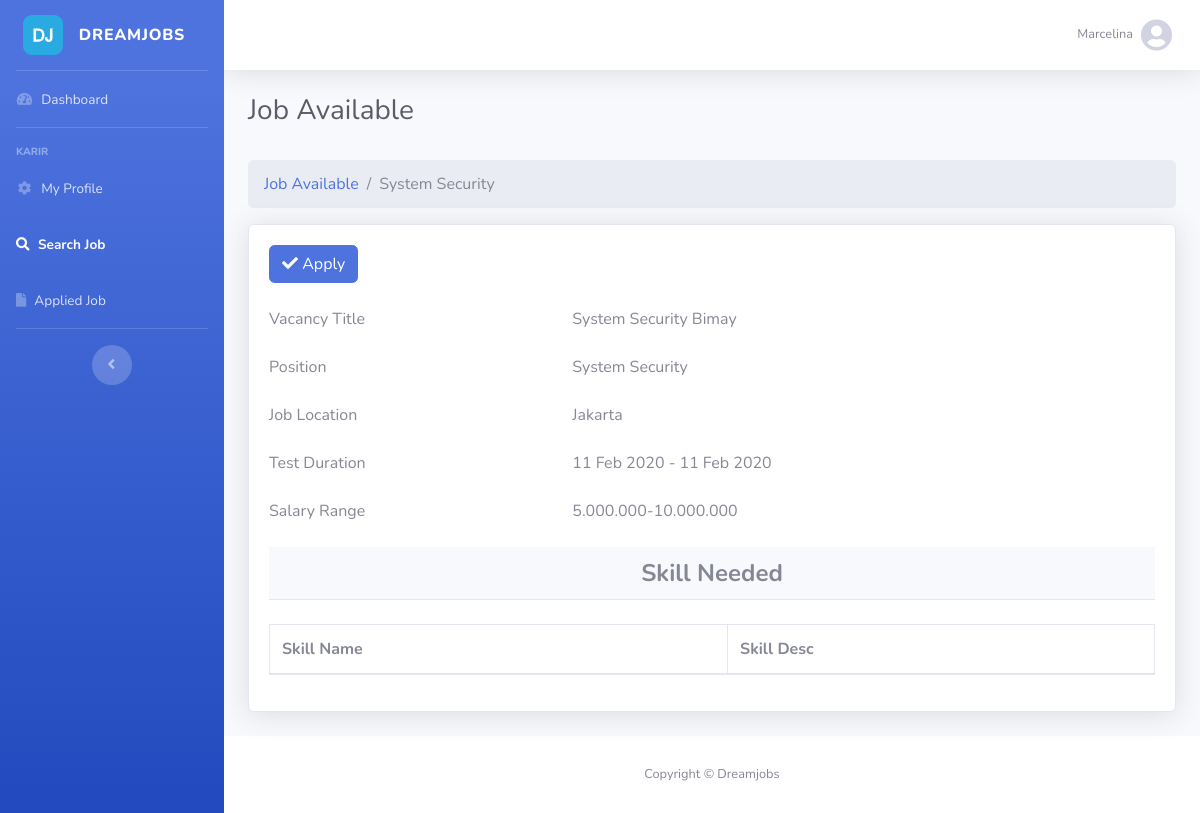
/UViewDetailJob.php?id=VAC000 (signed in), run on the app's committed database.
### tables this page shows
CREATE TABLE `trapplicantform` (
  `ApplicantFormId` varchar(15) NOT NULL,
  `UserID` varchar(15) DEFAULT NULL,
  `ApplicantDOB` date DEFAULT NULL,
  `ApplicantGender` varchar(10) DEFAULT NULL,
  `ApplicantAddress` varchar(255) DEFAULT NULL,
  `ApplicantPhone` varchar(55) DEFAULT NULL,
  `ApplicantIdentityNo` varchar(50) DEFAULT NULL,
  `EducationTypeID` int(11) DEFAULT NULL,
  `LastEducationName` varchar(255) DEFAULT NULL,
  `LastEducationMajor` varchar(255) DEFAULT NULL,
  `SalaryRangeID` int(11) DEFAULT NULL,
  `CreatedDate` date DEFAULT NULL,
  `UpdatedDate` date DEFAULT NULL
);

CREATE TABLE `msposition` (
  `PositionID` varchar(15) NOT NULL,
  `PositionName` varchar(255) DEFAULT NULL,
  `CreatedDate` date DEFAULT NULL,
  `UpdatedDate` date DEFAULT NULL,
  `CreatedBy` varchar(125) DEFAULT NULL,
  `UpdatedBy` varchar(125) DEFAULT NULL
);

CREATE TABLE `trvacancy` (
  `VacancyID` varchar(15) NOT NULL,
  `VacancyTitle` varchar(50) NOT NULL,
  `CompanyID` varchar(15) DEFAULT NULL,
  `PositionID` varchar(15) DEFAULT NULL,
  `VacancyStatusId` int(11) DEFAULT NULL,
  `SalaryRangeID` int(11) DEFAULT NULL,
  `EducationTypeID` int(11) DEFAULT NULL,
  `VacancyLocation` varchar(255) DEFAULT NULL,
  `CreatedDate` date DEFAULT NULL,
  `UpdatedDate` date DEFAULT NULL,
  `CreatedBy` varchar(125) DEFAULT NULL,
  `UpdatedBy` varchar(125) DEFAULT NULL
);

CREATE TABLE `mssalaryrange` (
  `SalaryRangeId` int(11) NOT NULL,
  `SalaryRange` varchar(55) DEFAULT NULL
);

### UViewDetailJob.php (the view, shortened to what this page needs)
<?php
include "config/DB.php";
$page = "USearchJob";
?>
<!DOCTYPE html>
<html lang="en">
<head><meta http-equiv="Content-Type" content="text/html; charset=utf-8">
  <link href="vendor/fontawesome-free/css/all.min.css" rel="stylesheet" type="text/css">
  <link href="css/sb-admin-2.min.css" rel="stylesheet">
    <link href="vendor/datatables/dataTables.bootstrap4.min.css" rel="stylesheet">
</head>
<body id="page-top">
    <?php include "contain.php"?>
        <div class="container-fluid">
            <h1 class="h3 mb-2 text-gray-800">Job Available</h1>
            <br />
           <div class="row page-titles">
                <div class="col-md-12 align-self-center">
                    <ol class="breadcrumb">
                        <?php
                        include_once "config/DB.php";
                        $query="SELECT PositionName FROM trvacancy a join msposition b on a.PositionID=b.PositionID join mssalaryrange c on a.SalaryRangeID=c.SalaryRangeId WHERE vacancyid='".$_GET['id']."'";
                        $result=$conn->query($query);
                        while($data=$result->fetch_assoc())
                        { ?>
                        <li class="breadcrumb-item"><a href="USearchJob.php">Job Available</a></li>
                        <li class="breadcrumb-item active"><?php echo $data['PositionName']?></li>
                      <?php }
                      ?>
                    </ol>
                </div>
            </div>
            <div class="card shadow mb-4">
                <?php
                  $id = $_GET['id'];
                    $query = "SELECT VacancyTitle, VacancyID, a.CompanyID as compid, companyname, a.PositionID as posid,PositionName, a.VacancyStatusId as vacstatusid, SalaryRange, a.EducationTypeID as eduid, VacancyLocation,a.CreatedDate as CreatedDate, a.UpdatedDate as UpdatedDate,a.CreatedBy as CreatedBy,a.UpdatedBy as UpdatedBy,
                       vacancystatusname,educationtypename FROM trvacancy a JOIN mscompany b on a.CompanyID=b.CompanyID join msposition c on a.PositionID=c.PositionID join msvacancystatus m on a.VacancyStatusId=m.VacancyStatusID join mseducationtype d on a.EducationTypeID=d.EducationTypeID join mssalaryrange e on a.SalaryRangeID=e.SalaryRangeId where VacancyID='".$id."'";
                    $res = $conn->query($query);
                    $res = $res->fetch_assoc();
                 ?>
                <div class="tab-content">
                    <div class="tab-pane active" id="home" role="tabpanel">
                        <div class="card-body">
                            <div class="ibox-content">
                                <form class="user" method="POST" action="controller/UApplyJob.php?id=<?=$res['VacancyID']?>">
                                <div class="col-md-offset-3 col-md-0">
                                  <button type ="submit" class="btn btn-primary">
                                     <i class="fa fa-check"></i>
                                     Apply
                                    </button>
                                </div>
                                    <br />
                                    <div class="form-group mb-sm-3 row">
                                        <label class="col-4 control-label">Vacancy Title</label>
                                        <div class="col-8">
                                            <label class="control-label"><?php echo $res['VacancyTitle'] ?></label>
                                        </div>
                                    </div>
                                    <div class="form-group mb-sm-3 row">
                                        <label class="col-4 control-label">Position</label>
                                        <div class="col-8">
                                            <label class="control-label"><?php echo $res['PositionName'] ?></label>
                                        </div>
                                    </div>
                                    <div class="form-group mb-sm-3 row">
                                        <label class="col-4 control-label">Job Location</label>
                                        <div class="col-8">
                                            <label class="control-label"><?php echo $res['VacancyLocation'] ?></label>
                                        </div>
                                    </div>
                                    <div class="form-group mb-sm-3 row">
                                        <label class="col-4 control-label">Test Duration</label>
                                        <div class="col-8">
                                            <?php
                                               $querystart="SELECT DATE_FORMAT(time,'%d %b %Y') as starttest from trvacancysteptime
                                               where vacancyid='".$res['VacancyID']."' and stepid=1";
                                               $rescek = $conn->query($querystart);
                                              $rows = $rescek->fetch_assoc();
                                              $queryend="SELECT DATE_FORMAT(time,'%d %b %Y') as endtest from trvacancysteptime where vacancyid='".$res['VacancyID']."' and stepid=4";
                                               $rescekend = $conn->query($queryend);
                                              $rowsend = $rescekend->fetch_assoc();
                                             ?>
                                            <label class="control-label"><?php echo $rows['starttest']." - ".$rowsend['endtest'] ?></label>
                                        </div>
                                    </div>
                                    <div class="form-group mb-sm-3 row">
                                        <label class="col-4 control-label">Salary Range</label>
                                        <div class="col-8">
                                            <label class="control-label"><?php echo $res['SalaryRange'] ?></label>
                                        </div>
                                    </div>
                                </form>
                            </div>
                        <div class="card-header">
                            <center>
                                <h4 class="mb-0 text-black"><b>Skill Needed</b></h4>
                            </center>
                        </div>
                        <br />
                        <div class="table-responsive">
                        <table class="table table-bordered" width="100%" cellspacing="0">
                            <thead>
                                <tr>
                                    <th>Skill Name</th>
                                    <th>Skill Desc</th>
                                </tr>
                            </thead>
                        </table>
                    </div>
                        </div>
                    </div>
                </div>
            </div>
        </div>
      </div>
      <footer class="sticky-footer bg-white">
        <div class="container my-auto">
          <div class="copyright text-center my-auto">
            <span>Copyright &copy; Dreamjobs</span>
          </div>
        </div>
      </footer>
    </div>
  </div>
</body>
</html>

### contain.php (shortened to what this page needs)
<div id="wrapper">
<ul class="navbar-nav bg-gradient-primary sidebar sidebar-dark accordion" id="accordionSidebar">
  <?php
        include_once "config/DB.php";
        $query="SELECT SalaryRangeID,ApplicantDOB, ApplicantGender, ApplicantAddress, ApplicantPhone, ApplicantIdentityNo,EducationTypeID,LastEducationName,
        LastEducationMajor from trapplicantform a join msuser b on a.userid=b.userid where a.userid='".$_SESSION['userid']."'";
        $result=$conn->query($query);
        while($temp=$result->fetch_assoc()){
          if($temp['ApplicantDOB']==null||$temp['ApplicantGender']==null||$temp['ApplicantAddress']==null||
                           $temp['ApplicantPhone']==null||$temp['ApplicantIdentityNo']==null||$temp['EducationTypeID'] ==null
                           ||  $temp['LastEducationName']==null||$temp['LastEducationMajor']==null||$temp['SalaryRangeID']==null)
                        {
                           { ?>  <a class="sidebar-brand d-flex align-items-center justify-content-center" href="UDashboardNew.php">
                                  <img src="logo.png" alt="gambar" style="width: 40px">
                                  <div class="sidebar-brand-text mx-3">DREAMJOBS</div>
                                </a>
                                  <?php }
                        } else{
                             { ?> <a class="sidebar-brand d-flex align-items-center justify-content-center" href="UDashboardExists.php">
                                    <img src="logo.png" alt="gambar" style="width: 40px">
                                    <div class="sidebar-brand-text mx-3">DREAMJOBS</div>
                                  </a>
                                  <?php }
                        }
        ?>
      <?php }?>
  <hr class="sidebar-divider my-0">
  <li class="nav-item <?php if($page == "Dashboard") echo "active";?>">
  <?php
        include_once "config/DB.php";
        $query="SELECT SalaryRangeID,ApplicantDOB, ApplicantGender, ApplicantAddress, ApplicantPhone, ApplicantIdentityNo,EducationTypeID,LastEducationName,LastEducationMajor from trapplicantform a join msuser b on a.userid=b.userid where a.userid='".$_SESSION['userid']."'";
        $result=$conn->query($query);
        while($temp=$result->fetch_assoc()){
          if($temp['ApplicantDOB']==null||$temp['ApplicantGender']==null||$temp['ApplicantAddress']==null||
                           $temp['ApplicantPhone']==null||$temp['ApplicantIdentityNo']==null||$temp['EducationTypeID'] ==null
                           ||  $temp['LastEducationName']==null||$temp['LastEducationMajor']==null||$temp['SalaryRangeID']==null)
                        {
                           { ?>   <a class="nav-link" href="UDashboardNew.php">
                                  <i class="fas fa-fw fa-tachometer-alt"></i>
                                  <span>Dashboard</span></a>
                                  <?php }
                        } else{
                             { ?> <a class="nav-link" href="UDashboardExists.php">
                                  <i class="fas fa-fw fa-tachometer-alt"></i>
                                  <span>Dashboard</span></a>
                                  <?php }
                        }
        ?>
      <?php }?>
  </li>
  <hr class="sidebar-divider">
  <div class="sidebar-heading">
    KARIR
  </div>
  <li class="nav-item <?php if($page == "MyProfile") echo "active";?>">
      <?php
        include_once "config/DB.php";
        $query="SELECT SalaryRangeID,ApplicantDOB, ApplicantGender, ApplicantAddress, ApplicantPhone, ApplicantIdentityNo,EducationTypeID,LastEducationName,LastEducationMajor from trapplicantform a join msuser b on a.userid=b.userid where a.userid='".$_SESSION['userid']."'";
        $result=$conn->query($query);
        while($temp=$result->fetch_assoc()){
          if($temp['ApplicantDOB']==null||$temp['ApplicantGender']==null||$temp['ApplicantAddress']==null||
                           $temp['ApplicantPhone']==null||$temp['ApplicantIdentityNo']==null||$temp['EducationTypeID'] ==null
                           ||  $temp['LastEducationName']==null||$temp['LastEducationMajor']==null||$temp['SalaryRangeID']==null)
                        {
                           { ?> <a class="nav-link collapsed" href="UMyProfileCreate.php">
                            <i class="fas fa-fw fa-cog"></i>
                            <span>My Profile</span></a><?php }
                        } else{
                             { ?> <a class="nav-link collapsed" href="UMyProfile.php">
                                 <i class="fas fa-fw fa-cog"></i>
                                  <span>My Profile</span>
                             </a><?php }
                        }
        ?>
      <?php }?>
  </li>
  <li class="nav-item <?php if($page == "USearchJob") echo "active";?>">
    <a class="nav-link collapsed" href="USearchJob.php">
      <i class="fa fa-search"></i>
      <span>Search Job</span>
    </a>
  </li>
  <li class="nav-item <?php if($page == "UAppliedJob") echo "active";?>">
    <a class="nav-link collapsed" href="UAppliedJob.php">
      <i class="fa fa-file"></i>
      <span>Applied Job</span>
    </a>
  </li>
  <hr class="sidebar-divider d-none d-md-block">
  <div class="text-center d-none d-md-inline">
    <button class="rounded-circle border-0" id="sidebarToggle"></button>
  </div>
</ul>
<div id="content-wrapper" class="d-flex flex-column">
  <div id="content">
    <nav class="navbar navbar-expand navbar-light bg-white topbar mb-4 static-top shadow">
      <ul class="navbar-nav ml-auto">
        <li class="nav-item dropdown no-arrow">
          <a class="nav-link dropdown-toggle" href="#" id="userDropdown" role="button" data-toggle="dropdown" aria-haspopup="true" aria-expanded="false">
            <span class="mr-2 d-none d-lg-inline text-gray-600 small"><?php echo $_SESSION['user'] ?></span>
            <i class="fa fa-user-circle fa-2x" aria-hidden="true"></i>
          </a>
        </li>
      </ul>
    </nav>

### data on the page
trapplicantform: ApplicantDOB "Dashboard"
msposition: PositionName "System Security"
trvacancy: VacancyTitle "System Security Bimay", PositionID.PositionName "System Security", VacancyLocation "Jakarta", SalaryRangeID.SalaryRange "5.000.000-10.000.000"

### other printed values
$_SESSION['user'] "Marcelina"
$rows['starttest'] "11 Feb 2020"
$rowsend['endtest'] "11 Feb 2020"
